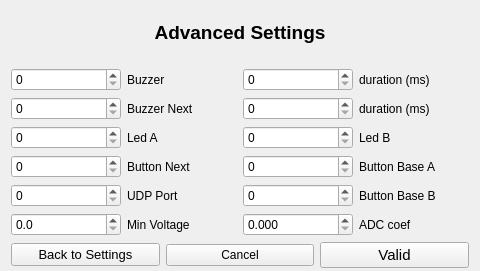
<?xml version="1.0" encoding="UTF-8"?>
<ui version="4.0">
 <class>WSettingsAdvanced</class>
 <widget class="QWidget" name="WSettingsAdvanced">
  <property name="geometry">
   <rect>
    <x>0</x>
    <y>0</y>
    <width>480</width>
    <height>271</height>
   </rect>
  </property>
  <property name="windowTitle">
   <string>Form</string>
  </property>
  <layout class="QGridLayout" name="gridLayout">
   <property name="topMargin">
    <number>3</number>
   </property>
   <property name="bottomMargin">
    <number>3</number>
   </property>
   <item row="0" column="0">
    <layout class="QVBoxLayout" name="verticalLayout">
     <item>
      <layout class="QHBoxLayout" name="horizontalLayout_2">
       <item>
        <widget class="QLabel" name="label">
         <property name="font">
          <font>
           <pointsize>14</pointsize>
           <weight>75</weight>
           <bold>true</bold>
          </font>
         </property>
         <property name="text">
          <string>Advanced Settings</string>
         </property>
         <property name="alignment">
          <set>Qt::AlignCenter</set>
         </property>
        </widget>
       </item>
      </layout>
     </item>
     <item>
      <layout class="QGridLayout" name="gridLayout_2">
       <item row="0" column="0">
        <layout class="QHBoxLayout" name="horizontalLayout_9">
         <item>
          <widget class="QSpinBox" name="port_buzzer"/>
         </item>
         <item>
          <widget class="QLabel" name="label_7">
           <property name="text">
            <string>Buzzer</string>
           </property>
          </widget>
         </item>
        </layout>
       </item>
       <item row="3" column="0">
        <layout class="QHBoxLayout" name="horizontalLayout_7">
         <item>
          <widget class="QSpinBox" name="port_btn_next"/>
         </item>
         <item>
          <widget class="QLabel" name="label_5">
           <property name="text">
            <string>Button Next</string>
           </property>
          </widget>
         </item>
        </layout>
       </item>
       <item row="1" column="1">
        <layout class="QHBoxLayout" name="horizontalLayout_21">
         <item>
          <widget class="QSpinBox" name="buzzer_next_duration">
           <property name="maximum">
            <number>65535</number>
           </property>
          </widget>
         </item>
         <item>
          <widget class="QLabel" name="label_19">
           <property name="text">
            <string>duration (ms)</string>
           </property>
          </widget>
         </item>
        </layout>
       </item>
       <item row="2" column="1">
        <layout class="QHBoxLayout" name="horizontalLayout_12">
         <item>
          <widget class="QSpinBox" name="port_ledB"/>
         </item>
         <item>
          <widget class="QLabel" name="label_10">
           <property name="text">
            <string>Led B</string>
           </property>
          </widget>
         </item>
        </layout>
       </item>
       <item row="3" column="1">
        <layout class="QHBoxLayout" name="horizontalLayout_4">
         <item>
          <widget class="QSpinBox" name="port_btn_baseA"/>
         </item>
         <item>
          <widget class="QLabel" name="label_2">
           <property name="text">
            <string>Button Base A</string>
           </property>
          </widget>
         </item>
        </layout>
       </item>
       <item row="4" column="1">
        <layout class="QHBoxLayout" name="horizontalLayout_6">
         <item>
          <widget class="QSpinBox" name="port_btn_baseB"/>
         </item>
         <item>
          <widget class="QLabel" name="label_4">
           <property name="text">
            <string>Button Base B</string>
           </property>
          </widget>
         </item>
        </layout>
       </item>
       <item row="0" column="1">
        <layout class="QHBoxLayout" name="horizontalLayout_20">
         <item>
          <widget class="QSpinBox" name="buzzer_duration">
           <property name="maximum">
            <number>65535</number>
           </property>
          </widget>
         </item>
         <item>
          <widget class="QLabel" name="label_18">
           <property name="text">
            <string>duration (ms)</string>
           </property>
          </widget>
         </item>
        </layout>
       </item>
       <item row="1" column="0">
        <layout class="QHBoxLayout" name="horizontalLayout_8">
         <item>
          <widget class="QSpinBox" name="port_buzzer_next"/>
         </item>
         <item>
          <widget class="QLabel" name="label_6">
           <property name="text">
            <string>Buzzer Next</string>
           </property>
          </widget>
         </item>
        </layout>
       </item>
       <item row="2" column="0">
        <layout class="QHBoxLayout" name="horizontalLayout_11">
         <item>
          <widget class="QSpinBox" name="port_ledA"/>
         </item>
         <item>
          <widget class="QLabel" name="label_9">
           <property name="text">
            <string>Led A</string>
           </property>
          </widget>
         </item>
        </layout>
       </item>
       <item row="4" column="0">
        <layout class="QHBoxLayout" name="horizontalLayout_10">
         <item>
          <widget class="QSpinBox" name="udp_port">
           <property name="maximum">
            <number>65535</number>
           </property>
          </widget>
         </item>
         <item>
          <widget class="QLabel" name="label_8">
           <property name="text">
            <string>UDP Port</string>
           </property>
          </widget>
         </item>
        </layout>
       </item>
       <item row="5" column="0">
        <layout class="QHBoxLayout" name="horizontalLayout_5">
         <item>
          <widget class="QDoubleSpinBox" name="voltagemin">
           <property name="decimals">
            <number>1</number>
           </property>
           <property name="singleStep">
            <double>0.100000000000000</double>
           </property>
          </widget>
         </item>
         <item>
          <widget class="QLabel" name="label_3">
           <property name="text">
            <string>Min Voltage</string>
           </property>
          </widget>
         </item>
        </layout>
       </item>
       <item row="5" column="1">
        <layout class="QHBoxLayout" name="horizontalLayout_13">
         <item>
          <widget class="QDoubleSpinBox" name="voltagecoef">
           <property name="decimals">
            <number>3</number>
           </property>
           <property name="singleStep">
            <double>0.100000000000000</double>
           </property>
          </widget>
         </item>
         <item>
          <widget class="QLabel" name="label_11">
           <property name="text">
            <string>ADC coef</string>
           </property>
          </widget>
         </item>
        </layout>
       </item>
      </layout>
     </item>
     <item>
      <layout class="QHBoxLayout" name="horizontalLayout">
       <item>
        <widget class="QPushButton" name="btn_back">
         <property name="font">
          <font>
           <pointsize>10</pointsize>
          </font>
         </property>
         <property name="text">
          <string>Back to Settings</string>
         </property>
        </widget>
       </item>
       <item>
        <widget class="QPushButton" name="btn_cancel">
         <property name="text">
          <string>Cancel</string>
         </property>
        </widget>
       </item>
       <item>
        <widget class="QPushButton" name="btn_valid">
         <property name="font">
          <font>
           <pointsize>11</pointsize>
          </font>
         </property>
         <property name="text">
          <string>Valid</string>
         </property>
        </widget>
       </item>
      </layout>
     </item>
    </layout>
   </item>
  </layout>
 </widget>
 <tabstops>
  <tabstop>port_buzzer</tabstop>
  <tabstop>port_buzzer_next</tabstop>
  <tabstop>port_ledA</tabstop>
  <tabstop>port_ledB</tabstop>
  <tabstop>port_btn_next</tabstop>
  <tabstop>port_btn_baseA</tabstop>
  <tabstop>udp_port</tabstop>
 </tabstops>
 <resources/>
 <connections/>
</ui>
